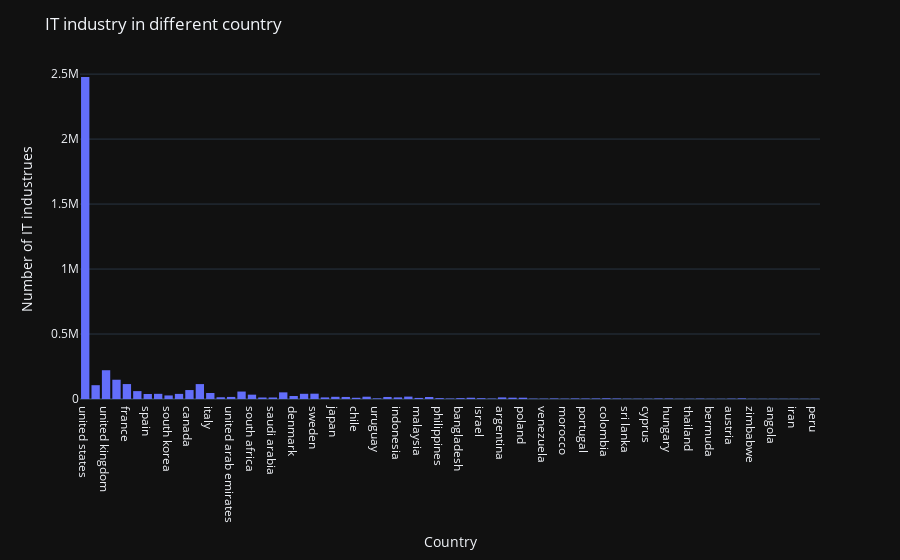

The notebook cell saved with this chart:
### Code cell
fig = px.histogram(b, x='country', y='current_employee_estimate')
                         

fig.update_layout(template='plotly_dark',
                 title="IT industry in different country",
                 yaxis_title="Number of IT industrues",
                 xaxis_title="Country", 
                 legend_title ='Name of Country')
fig.show()

### Figure 1 — Plotly figure (JSON) as saved in the notebook; plotly's stock layout.template omitted (floating-point values rounded to 4 significant figures; data arrays with more than 128 entries replaced by an {"elided": "..."} marker saying what was removed)
{"data": [{"alignmentgroup": "True", "bingroup": "x", "histfunc": "sum", "hovertemplate": "country=%{x}<br>sum of current_employee_estimate=%{y}<extra></extra>", "legendgroup": "", "marker": {"color": "#636efa", "pattern": {"shape": ""}}, "name": "", "offsetgroup": "", "orientation": "v", "showlegend": false, "type": "histogram", "x": {"elided": "933 str values"}, "xaxis": "x", "y": {"elided": "933 int values"}, "yaxis": "y"}], "layout": {"barmode": "relative", "legend": {"title": {"text": "Name of Country"}, "tracegroupgap": 0}, "margin": {"t": 60}, "title": {"text": "IT industry in different country"}, "xaxis": {"anchor": "y", "domain": [0, 1], "title": {"text": "Country"}}, "yaxis": {"anchor": "x", "domain": [0, 1], "title": {"text": "Number of IT industrues"}}}}
